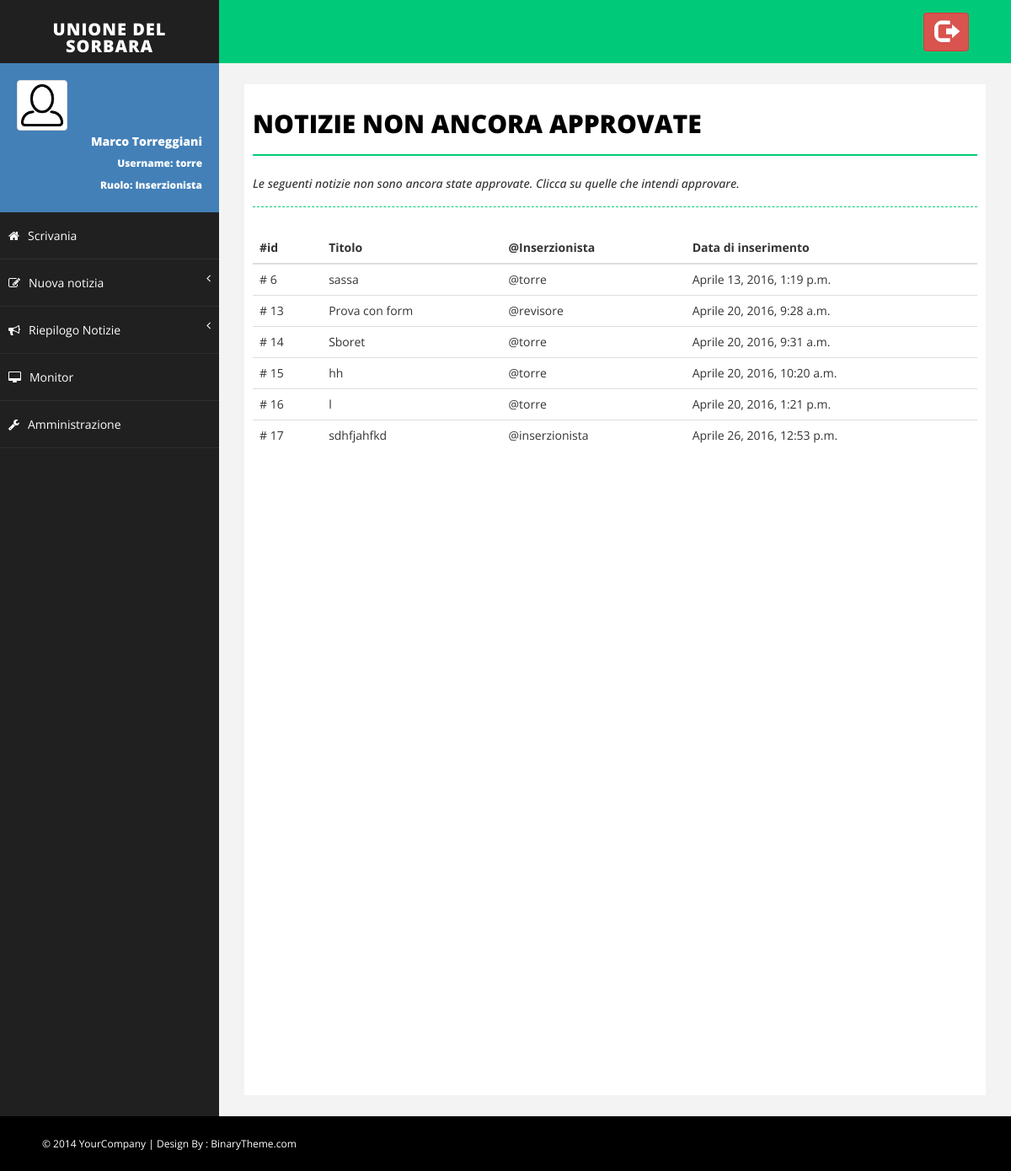
The page /NotizieDaApprovare (signed in) on the database as committed earlier.
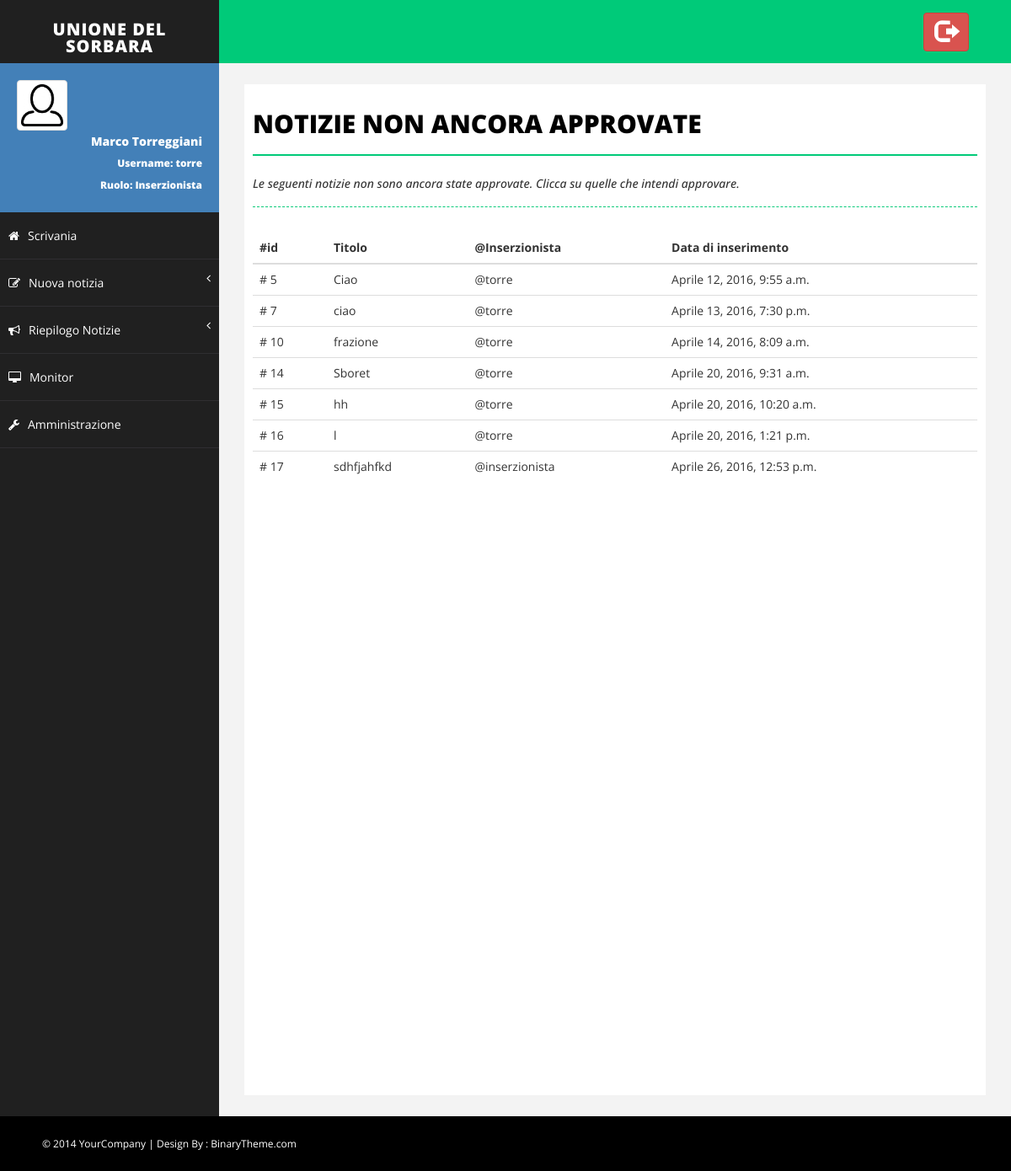
The same page on the database as committed later.
### Monitor/models.py (models this page shows, shortened)
class Notizia(models.Model):
    titolo = models.CharField(max_length=settings.MAX_LUN_TITOLO)
    descrizione = models.TextField(max_length=settings.MAX_LUN_DESCRIZIONE)
    immagine = models.ImageField(upload_to=get_nome_immagine_notizia, default=None, blank=True)
    approvata = models.BooleanField(default=False)
    inserzionista = models.ForeignKey(MyUser)
    data_inserimento = models.DateTimeField(default=timezone.now)
    data_scadenza = models.DateTimeField(default=timezone.now()+datetime.timedelta(days=15))

class MyUser(AbstractUser):
    foto_profilo = models.ImageField(upload_to=get_nome_immagine_utente, default=settings.NO_PROFILO)
    notifiche = models.BooleanField(default=True)

### Monitor/views.py (the view)
# urls.py: url(r'^NotizieDaApprovare', views.notizie_da_approvare, name='notizie_da_approvare'),
@login_required(login_url='/login')
def notizie_da_approvare(request):
    notizie = Notizia.objects.filter(approvata=False)
    return render(request, 'Monitor/notizie_da_approvare.html', {'notizie': notizie})

### Monitor/templatetags/Monitor_extras.py (called while the page is built)
@register.filter(name='has_group')
def has_group(user, group_name):
    group = Group.objects.get(name=group_name)
    return True if group in user.groups.all() else False

@register.filter(name='is_admin')
def is_admin(user):
    return user.is_superuser

### Monitor/templates/Monitor/notizie_da_approvare.html
{% extends 'Monitor/base.html' %}
{% block body %}
    <div id="page-inner">
        <div class="row">
            <div class="col-md-12">
                <h1 class="page-head-line">Notizie non ancora approvate</h1>
                <h1 class="page-subhead-line">Le seguenti notizie non sono ancora state approvate.
                    Clicca su quelle che intendi approvare.</h1>
            </div>
        </div>
        {% if notizie|length == 0 %}
            <div class="panel">
                <div class="alert alert-success" role="alert">
                    Nessuna notizia da approvare! Tutte le notizie publicate sono visualizzate sui Monitor
                </div>
            </div>
        {% else %}
            <div class="table-responsive">
                <table class="table table-hover">
                    <thead>
                        <tr>
                            <th>#id</th>
                            <th>Titolo</th>
                            <th>@Inserzionista</th>
                            <th>Data di inserimento</th>
                        </tr>
                    </thead>
                    <tbody>
                        {% for notizia in notizie %}
                            <tr onclick = "location.href='{% url 'Monitor:approva_notizia' notizia.id %}'">
                                <td># {{ notizia.id }}</td>
                                <td>{{ notizia.titolo }}</td>
                                <td>@{{ notizia.inserzionista }}</td>
                                <td>{{ notizia.data_inserimento }}</td>
                            </tr>
                        {% endfor %}
                    </tbody>
                </table>
            </div>
        {% endif %}
    </div>
{% endblock %}

Rows that differ between the two databases and show on the page:
no longer on this page (row edited): Notizia: id "6", titolo "sassa", inserzionista "torre", data_inserimento "Aprile 13, 2016, 1:19 p.m."
no longer on this page (row edited): Notizia: id "13", titolo "Prova con form", inserzionista "revisore", data_inserimento "Aprile 20, 2016, 9:28 a.m."
now on this page (row edited): Notizia: id "5", titolo "Ciao", inserzionista "torre", data_inserimento "Aprile 12, 2016, 9:55 a.m."
now on this page (row edited): Notizia: id "7", titolo "ciao", inserzionista "torre", data_inserimento "Aprile 13, 2016, 7:30 p.m."
now on this page (row edited): Notizia: id "10", titolo "frazione", inserzionista "torre", data_inserimento "Aprile 14, 2016, 8:09 a.m."
